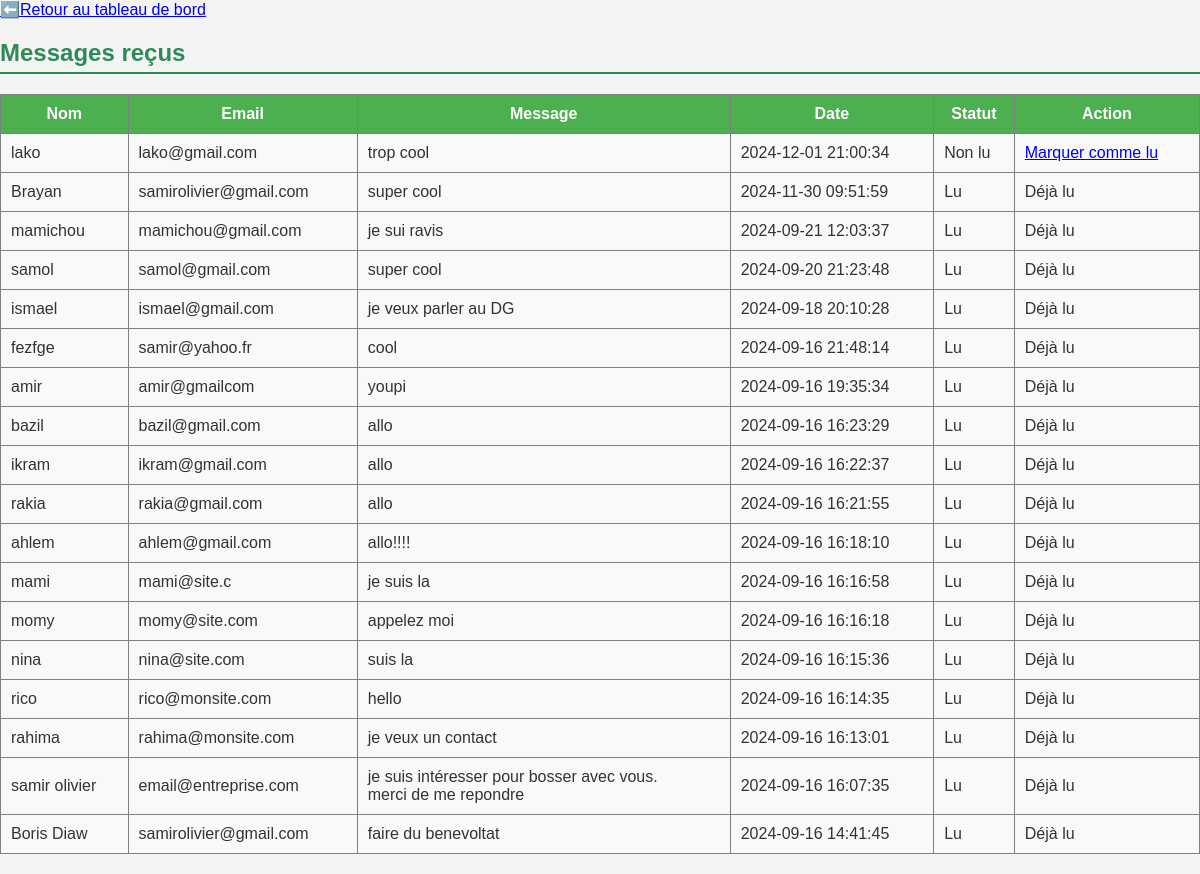
The app's page /admin_messages.php with its own data.
### tables this page shows
CREATE TABLE `contact_messages` (
  `id` int(11) NOT NULL,
  `name` varchar(255) NOT NULL,
  `email` varchar(255) NOT NULL,
  `message` text NOT NULL,
  `created_at` timestamp NOT NULL DEFAULT current_timestamp(),
  `is_read` tinyint(1) DEFAULT 0
);

### admin_messages.php (the view, shortened to what this page needs)
<!DOCTYPE html>
<html lang="fr">
<head>
    <link rel="stylesheet" href="dashboard1/style.css">
</head>
<body>
    <?php
        include 'config/config_sql.php';
        $sql = "SELECT * FROM contact_messages ORDER BY created_at DESC";
        $stmt = $pdo->query($sql);
        $messages = $stmt->fetchAll(PDO::FETCH_ASSOC);
        echo "<a href='admin_dashboard.php'>⬅️Retour au tableau de bord</a>";
        if (count($messages) === 0) {
        echo "<p>Aucun message trouvé.</p>";}
        else {
                echo "<h2>Messages reçus</h2>";
                echo "<table border='1'>
                        <tr>
                            <th>Nom</th>
                            <th>Email</th>
                            <th>Message</th>
                            <th>Date</th>
                            <th>Statut</th>
                            <th>Action</th>
                        </tr>";
                    foreach ($messages as $message) {
                    $isRead = $message['is_read'] ? 'Lu' : 'Non lu';
                    echo "<tr>";
                        echo "<td>" . htmlspecialchars($message['name']) . "</td>";
                            echo "<td>" . htmlspecialchars($message['email']) . "</td>";
                            echo "<td>" . nl2br(htmlspecialchars($message['message'])) . "</td>";
                            echo "<td>" . htmlspecialchars($message['created_at']) . "</td>";
                            echo "<td>$isRead</td>";
                        echo "<td>";
                            if (!$message['is_read']) {
                            echo "<a href='mark_as_read.php?id=" . $message['id'] . "'>Marquer comme lu</a>";
                            } else {
                            echo "Déjà lu";
                            }
                        echo "</td>";
                    echo "</tr>";
                        }
                echo "</table>";
            }
    ?>
</body>
</html>

### dashboard1/style.css (style rules this page uses)
body { font-family: Arial, sans-serif; background-color: #f4f4f4; margin: 0; padding: 0; color: #333; }
h1, h2 { color: #2e8b57; text-align: left; border-bottom: 2px solid #2e8b57; padding-bottom: 5px; }
table { border-collapse: collapse; width: 100%; margin: 20px 0; }
th { background-color: #4caf50; color: white; padding: 10px; }
td { padding: 10px; background-color: #f9f9f9; }
tbody tr:nth-child(even) { background-color: #f1f1f1; }

### records on screen
contact_messages: name "lako", email "lako@gmail.com", message "trop cool", created_at "2024-12-01 21:00:34", is_read "Non lu"
contact_messages: name "Brayan", email "samirolivier@gmail.com", message "super cool", created_at "2024-11-30 09:51:59", is_read "Lu", shows "Déjà lu"
contact_messages: name "mamichou", email "mamichou@gmail.com", message "je sui ravis", created_at "2024-09-21 12:03:37", is_read "Lu", shows "Déjà lu"
contact_messages: name "samol", email "samol@gmail.com", message "super cool", created_at "2024-09-20 21:23:48", is_read "Lu", shows "Déjà lu"
contact_messages: name "ismael", email "ismael@gmail.com", message "je veux parler au DG", created_at "2024-09-18 20:10:28", is_read "Lu", shows "Déjà lu"
contact_messages: name "fezfge", email "samir@yahoo.fr", message "cool", created_at "2024-09-16 21:48:14", is_read "Lu", shows "Déjà lu"
contact_messages: name "amir", email "amir@gmailcom", message "youpi", created_at "2024-09-16 19:35:34", is_read "Lu", shows "Déjà lu"
contact_messages: name "bazil", email "bazil@gmail.com", message "allo", created_at "2024-09-16 16:23:29", is_read "Lu", shows "Déjà lu"
contact_messages: name "ikram", email "ikram@gmail.com", message "allo", created_at "2024-09-16 16:22:37", is_read "Lu", shows "Déjà lu"
contact_messages: name "rakia", email "rakia@gmail.com", message "allo", created_at "2024-09-16 16:21:55", is_read "Lu", shows "Déjà lu"
contact_messages: name "ahlem", email "ahlem@gmail.com", message "allo!!!!", created_at "2024-09-16 16:18:10", is_read "Lu", shows "Déjà lu"
contact_messages: name "mami", email "mami@site.c", message "je suis la", created_at "2024-09-16 16:16:58", is_read "Lu", shows "Déjà lu"
contact_messages: name "momy", email "momy@site.com", message "appelez moi", created_at "2024-09-16 16:16:18", is_read "Lu", shows "Déjà lu"
contact_messages: name "nina", email "nina@site.com", message "suis la", created_at "2024-09-16 16:15:36", is_read "Lu", shows "Déjà lu"
contact_messages: name "rico", email "rico@monsite.com", message "hello", created_at "2024-09-16 16:14:35", is_read "Lu", shows "Déjà lu"
contact_messages: name "rahima", email "rahima@monsite.com", message "je veux un contact", created_at "2024-09-16 16:13:01", is_read "Lu", shows "Déjà lu"
contact_messages: name "samir olivier", email "email@entreprise.com", message "je suis intéresser pour bosser avec vous. merci de me repondre", created_at "2024-09-16 16:07:35", is_read "Lu", shows "Déjà lu"
contact_messages: name "Boris Diaw", email "samirolivier@gmail.com", message "faire du benevoltat", created_at "2024-09-16 14:41:45", is_read "Lu", shows "Déjà lu"
